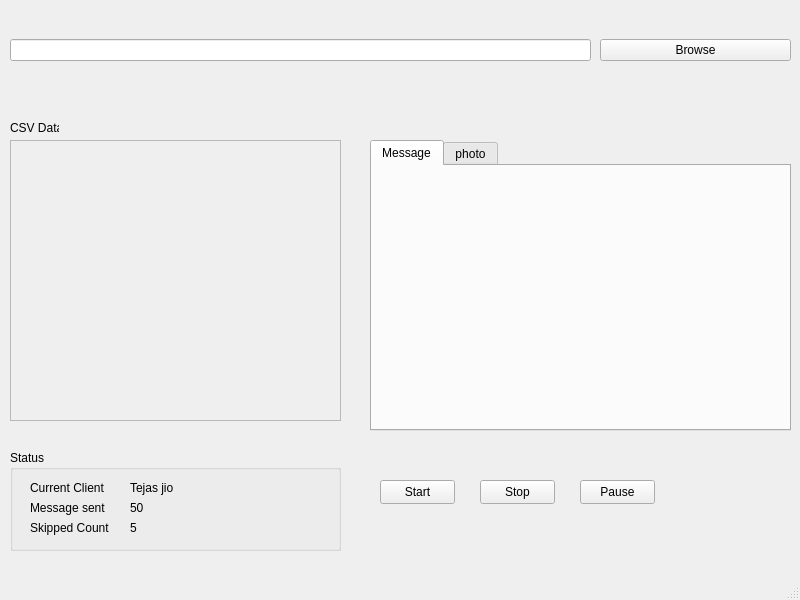
<?xml version="1.0" encoding="UTF-8"?>
<ui version="4.0">
 <class>MainWindow</class>
 <widget class="QMainWindow" name="MainWindow">
  <property name="geometry">
   <rect>
    <x>0</x>
    <y>0</y>
    <width>800</width>
    <height>600</height>
   </rect>
  </property>
  <property name="windowTitle">
   <string>MainWindow</string>
  </property>
  <widget class="QWidget" name="centralwidget">
   <widget class="QWidget" name="verticalLayoutWidget">
    <property name="geometry">
     <rect>
      <x>10</x>
      <y>10</y>
      <width>581</width>
      <height>80</height>
     </rect>
    </property>
    <layout class="QVBoxLayout" name="verticalLayout">
     <item>
      <widget class="QLineEdit" name="lineEdit"/>
     </item>
    </layout>
   </widget>
   <widget class="QWidget" name="horizontalLayoutWidget">
    <property name="geometry">
     <rect>
      <x>600</x>
      <y>10</y>
      <width>191</width>
      <height>80</height>
     </rect>
    </property>
    <layout class="QHBoxLayout" name="horizontalLayout">
     <item>
      <widget class="QPushButton" name="pushButton">
       <property name="text">
        <string>Browse</string>
       </property>
      </widget>
     </item>
    </layout>
   </widget>
   <widget class="QGroupBox" name="groupBox">
    <property name="geometry">
     <rect>
      <x>10</x>
      <y>450</y>
      <width>331</width>
      <height>101</height>
     </rect>
    </property>
    <property name="title">
     <string>Status</string>
    </property>
    <widget class="QLabel" name="label">
     <property name="geometry">
      <rect>
       <x>20</x>
       <y>30</y>
       <width>91</width>
       <height>16</height>
      </rect>
     </property>
     <property name="text">
      <string>Current Client</string>
     </property>
    </widget>
    <widget class="QLabel" name="label_2">
     <property name="geometry">
      <rect>
       <x>20</x>
       <y>70</y>
       <width>91</width>
       <height>16</height>
      </rect>
     </property>
     <property name="text">
      <string>Skipped Count</string>
     </property>
    </widget>
    <widget class="QLabel" name="label_3">
     <property name="geometry">
      <rect>
       <x>20</x>
       <y>50</y>
       <width>81</width>
       <height>16</height>
      </rect>
     </property>
     <property name="text">
      <string>Message sent</string>
     </property>
    </widget>
    <widget class="QLabel" name="label_4">
     <property name="geometry">
      <rect>
       <x>120</x>
       <y>30</y>
       <width>49</width>
       <height>16</height>
      </rect>
     </property>
     <property name="text">
      <string>Tejas jio</string>
     </property>
    </widget>
    <widget class="QLabel" name="label_5">
     <property name="geometry">
      <rect>
       <x>120</x>
       <y>50</y>
       <width>49</width>
       <height>16</height>
      </rect>
     </property>
     <property name="text">
      <string>50</string>
     </property>
    </widget>
    <widget class="QLabel" name="label_6">
     <property name="geometry">
      <rect>
       <x>120</x>
       <y>70</y>
       <width>49</width>
       <height>16</height>
      </rect>
     </property>
     <property name="text">
      <string>5</string>
     </property>
    </widget>
   </widget>
   <widget class="QScrollArea" name="scrollArea">
    <property name="geometry">
     <rect>
      <x>10</x>
      <y>140</y>
      <width>331</width>
      <height>281</height>
     </rect>
    </property>
    <property name="widgetResizable">
     <bool>true</bool>
    </property>
    <widget class="QWidget" name="scrollAreaWidgetContents">
     <property name="geometry">
      <rect>
       <x>0</x>
       <y>0</y>
       <width>329</width>
       <height>279</height>
      </rect>
     </property>
    </widget>
   </widget>
   <widget class="QTabWidget" name="tabWidget">
    <property name="geometry">
     <rect>
      <x>370</x>
      <y>140</y>
      <width>421</width>
      <height>291</height>
     </rect>
    </property>
    <property name="currentIndex">
     <number>0</number>
    </property>
    <widget class="QWidget" name="tab">
     <attribute name="title">
      <string>Message</string>
     </attribute>
    </widget>
    <widget class="QWidget" name="tab_2">
     <attribute name="title">
      <string>photo</string>
     </attribute>
    </widget>
   </widget>
   <widget class="QLabel" name="label_7">
    <property name="geometry">
     <rect>
      <x>10</x>
      <y>120</y>
      <width>49</width>
      <height>16</height>
     </rect>
    </property>
    <property name="text">
     <string>CSV Data</string>
    </property>
   </widget>
   <widget class="QPushButton" name="pushButton_2">
    <property name="geometry">
     <rect>
      <x>380</x>
      <y>480</y>
      <width>75</width>
      <height>24</height>
     </rect>
    </property>
    <property name="text">
     <string>Start</string>
    </property>
   </widget>
   <widget class="QPushButton" name="pushButton_3">
    <property name="geometry">
     <rect>
      <x>480</x>
      <y>480</y>
      <width>75</width>
      <height>24</height>
     </rect>
    </property>
    <property name="text">
     <string>Stop</string>
    </property>
   </widget>
   <widget class="QPushButton" name="pushButton_4">
    <property name="geometry">
     <rect>
      <x>580</x>
      <y>480</y>
      <width>75</width>
      <height>24</height>
     </rect>
    </property>
    <property name="text">
     <string>Pause</string>
    </property>
   </widget>
  </widget>
  <widget class="QMenuBar" name="menubar">
   <property name="geometry">
    <rect>
     <x>0</x>
     <y>0</y>
     <width>800</width>
     <height>22</height>
    </rect>
   </property>
  </widget>
  <widget class="QStatusBar" name="statusbar"/>
 </widget>
 <resources/>
 <connections/>
</ui>
